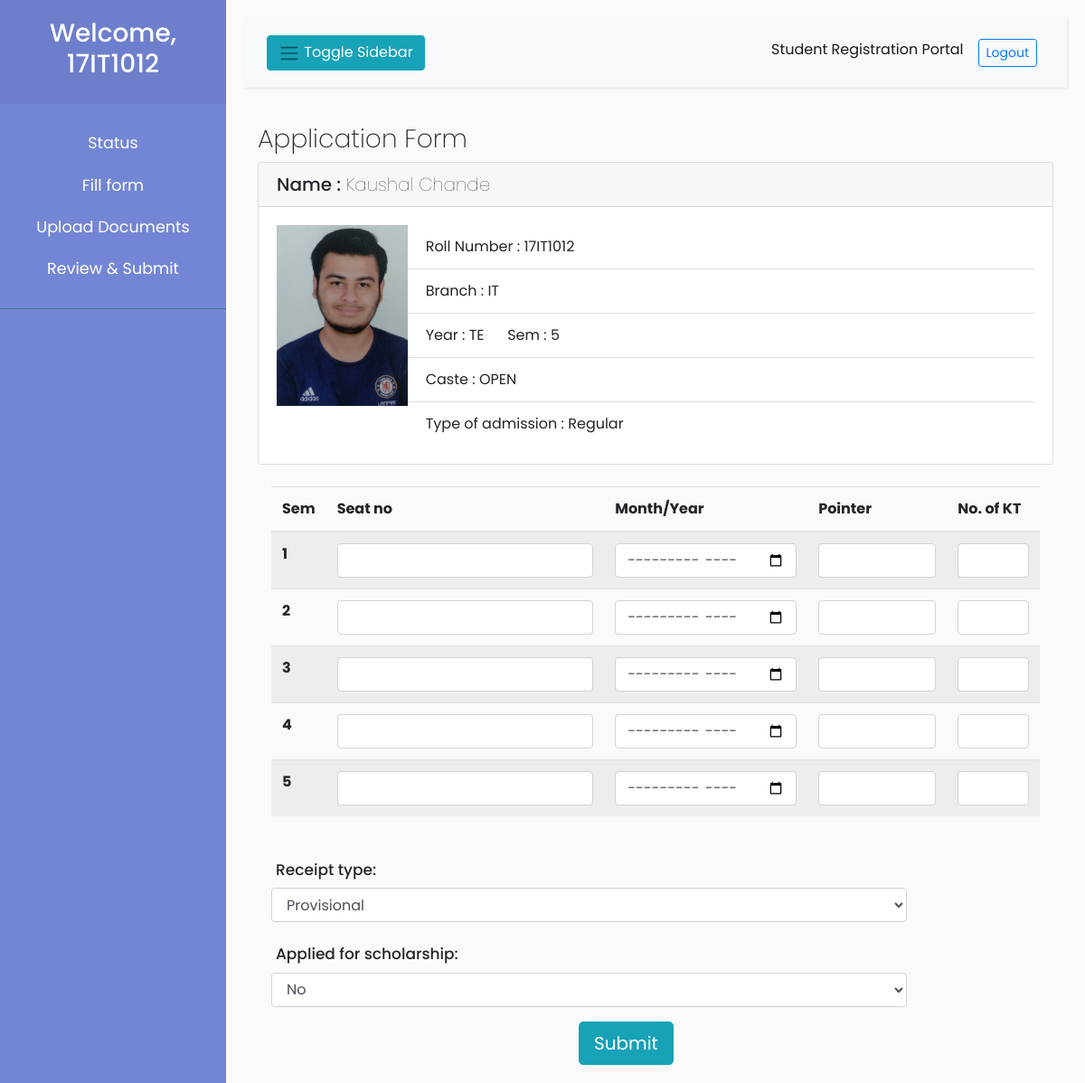
The app's page /student/form.php (signed in) with its own data.
### tables this page shows
CREATE TABLE `student` (
  `roll` varchar(40) NOT NULL,
  `name` varchar(30) NOT NULL,
  `sem` int(10) NOT NULL,
  `year` varchar(2) NOT NULL,
  `email` varchar(30) NOT NULL,
  `division` varchar(1) NOT NULL,
  `batch` varchar(2) NOT NULL,
  `department` varchar(30) NOT NULL,
  `caste` varchar(30) NOT NULL,
  `admission_type` varchar(30) NOT NULL,
  `photo` varchar(30) NOT NULL
);

### studentsection/backend/getdata.php (called while the page is built, shortened)
<?php
function getdata($roll){
    include '../backend/conn.php';
    $sql = "SELECT * FROM student WHERE roll='$roll'";
    $result = $conn->query($sql);
    if($result){
           $row = $result -> fetch_assoc();
    }
return $row;
}
?>

### student/form.php (the view, shortened to what this page needs)
<?php include '../templates/header.php'; ?>
<?php include 'sidebar.php'; ?>
<?php include '../studentsection/backend/getdata.php';
?>
<div id="content">
    <nav class="navbar navbar-expand-lg navbar-light bg-light ">
        <div class="container-fluid">
            <button type="button" id="sidebarCollapse" class="btn btn-info">
                <i class="navbar-toggler-icon"></i>
                <span>Toggle Sidebar</span>
            </button>
            <div class="collapse navbar-collapse" id="navbarSupportedContent">
                <ul class="nav navbar-nav ml-auto">
                    <li class="nav-item active">
                        <a class="nav-link" href="#">Student Registration Portal</a>
                    </li>
                    <li class="nav-item">
                        <a class="nav-link" href="../backend/logout.php"><button
                                class="btn-sm btn btn-outline-primary">Logout</button></a>
                    </li>
                </ul>
            </div>
        </div>
    </nav>
    <div class="container main-content">
        <h3>Application Form</h3>
        <div class="card">
            <?php
        $student = getdata($_SESSION['username']);
        ?>
            <h5 class="card-header">Name : <span style="font-weight:100"> <?=$student['name']?></span></h5>
            <div class="card-body">
                <div class="row">
                    <div class="col-sm-2">
                        <img src="<?='../images/'.$student['photo']?>" onerror="this.src='http://via.placeholder.com/150x200'"
                            srcset="" width="150" height="200">
                    </div>
                    <div class="col-sm-10">
                        <ul class="list-group list-group-flush">
                            <li class="list-group-item">Roll Number : <?=$student['roll']?></li>
                            <li class="list-group-item">Branch : <?=$student['department']?></li>
                            <li class="list-group-item">Year : <?=$student['year']?> &nbsp&nbsp&nbsp&nbsp; Sem :
                                <?=$student['sem']?></li>
                            <li class="list-group-item">Caste : <?=$student['caste']?></li>
                            <li class="list-group-item">Type of admission : <?=$student['admission_type']?></li>
                        </ul>
                    </div>
                </div>
            </div>
        </div>
        <br>
        <div class="container">
            <table class="table table-hover table-striped">
                <thead>
                    <tr>
                        <th scope="col">Sem</th>
                        <th scope="col">Seat no</th>
                        <th scope="col">Month/Year</th>
                        <th scope="col">Pointer</th>
                        <th scope="col">No. of KT</th>
                    </tr>
                </thead>
                <tbody>
                    <?php for ($i=1; $i<=$student['sem']; $i=$i+1) { ?>
                    <tr>
                        <th scope="row"><?=$i?></th>
                        <td><input type="text" class="form-control" id="sem-<?=$i?>-seat"></td>
                        <td><input type="month" class="form-control" id="sem-<?=$i?>-mon"></td>
                        <td><input type="number" step="0.01" min="0" max="10" class="form-control" id="sem-<?=$i?>-pointer"></td>
                        <td><input type="number" min="0" max="6" name="no" size="4" class="form-control"
                                id="sem-<?=$i?>-kt"></td>
                    </tr>
                    <?php }?>
                </tbody>
            </table>
        </div>
        <br>
        <div class="container">
            <div class="form-group row">
                <label for="inputEmail3" class="col-sm-2 col-form-label">Receipt type:</label>
                <div class="col-sm-10">
                    <select class="form-control" id="recpt">
                        <option value="Provisional">
                            Provisional
                        </option>
                    </select>
                </div>
            </div>
            <div class="form-group row">
                <label for="inputPassword3" class="col-sm-4 col-form-label">Applied for scholarship:</label>
                <div class="col-sm-10">
                    <select onchange="togglescholarship()" class="form-control" id="apply">
                        <option selected value="No">
                            No
                        </option>
                    </select>
                </div>
            </div>
            <button type="submit" onclick="saveform(<?=$student['sem']?>)" class="btn btn-info btn-lg"
                id="submitbutton" style="margin-left: 40%">Submit</button>
        </div>
    </div>
</div>
</div>

### css/layoutstyle.css (style rules this page uses)
body { font-family: 'Poppins', sans-serif; background: #fafafa; }
a, a:hover, a:focus { color: inherit; text-decoration: none; transition: all 0.3s; }
.navbar { padding: 15px 10px; background: #fff; border: none; border-radius: 0; margin-bottom: 40px; box-shadow: 1px 1px 3px rgba(0, 0, 0, 0.1); }
i, span { display: inline-block; }
#content { width: 100%; padding: 20px; min-height: 100vh; transition: all 0.3s; }

### css/style.css (style rules this page uses)
label { font-weight: 500 !important; font-size: 17px !important; margin-left: 5px; }
.main-content h3 { font-weight: 200; }

### records on screen
student: name "Kaushal Chande", photo (picture), roll "17IT1012", department "IT", year "TE", sem "5", caste "OPEN", admission_type "Regular"

### other values on screen
$_SESSION['username'] "17IT1012"
$i "1"
$i "2"
$i "3"
$i "4"
$i "5"
